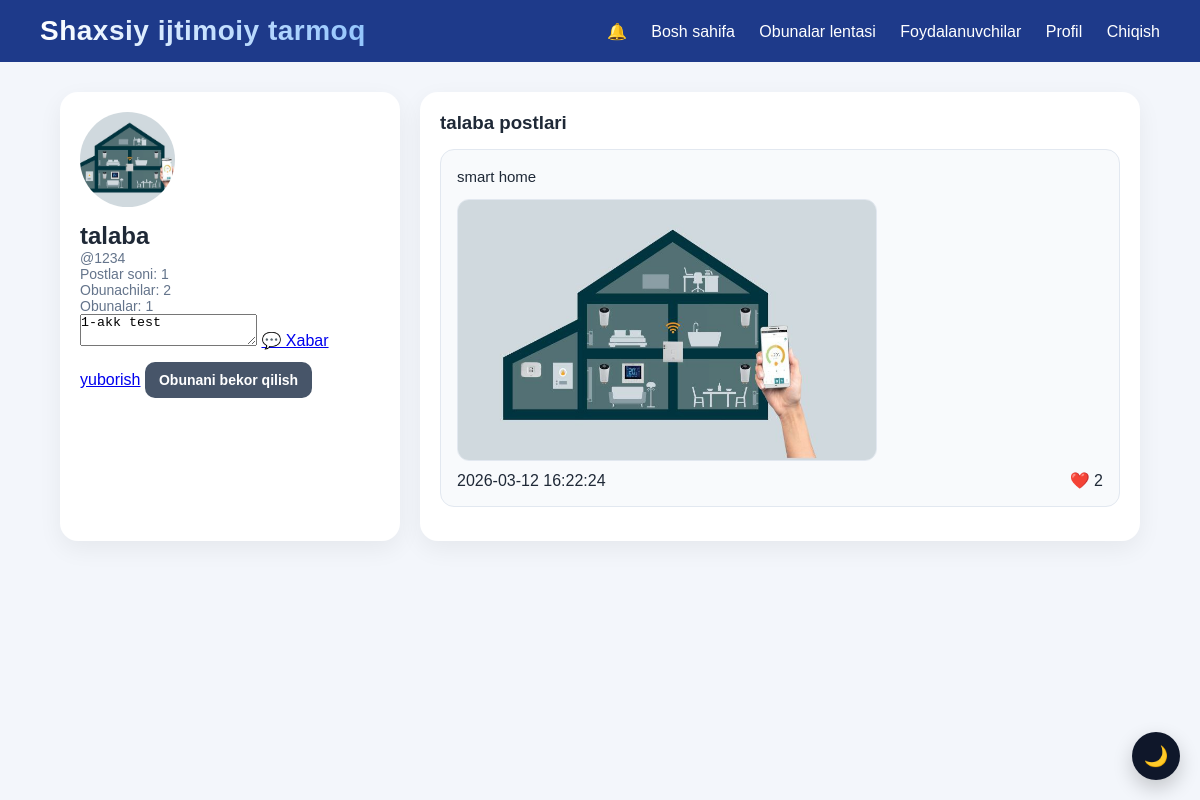
Page /user/3 (signed in) on the committed database.
### tables this page shows
CREATE TABLE users (
            id INTEGER PRIMARY KEY AUTOINCREMENT,
            fullname TEXT NOT NULL,
            username TEXT NOT NULL UNIQUE,
            password TEXT NOT NULL,
            bio TEXT DEFAULT '',
            birth_date TEXT DEFAULT '',
            info TEXT DEFAULT '',
            avatar TEXT DEFAULT ''
        );

CREATE TABLE posts (
            id INTEGER PRIMARY KEY AUTOINCREMENT,
            user_id INTEGER NOT NULL,
            content TEXT DEFAULT '',
            image TEXT DEFAULT '',
            created_at TEXT NOT NULL,
            FOREIGN KEY (user_id) REFERENCES users (id)
        );

### app.py (the view)
@app.route("/user/<int:user_id>")
def view_user(user_id):
    if "user_id" not in session:
        return redirect(url_for("login"))
    conn = get_db_connection()
    user = conn.execute(
        "SELECT * FROM users WHERE id = ?",
        (user_id,)
    ).fetchone()
    if user is None:
        conn.close()
        flash("Foydalanuvchi topilmadi.", "error")
        return redirect(url_for("users"))
    user_posts = conn.execute("""
        SELECT posts.*,
               (SELECT COUNT(*) FROM likes WHERE likes.post_id = posts.id) AS like_count
        FROM posts
        WHERE user_id = ?
        ORDER BY id DESC
    """, (user_id,)).fetchall()
    followers_count = conn.execute(
        "SELECT COUNT(*) AS total FROM follows WHERE following_id = ?",
        (user_id,)
    ).fetchone()["total"]
    following_count = conn.execute(
        "SELECT COUNT(*) AS total FROM follows WHERE follower_id = ?",
        (user_id,)
    ).fetchone()["total"]
    is_following = conn.execute(
        "SELECT 1 FROM follows WHERE follower_id = ? AND following_id = ?",
        (session["user_id"], user_id)
    ).fetchone()
    conn.close()
    return render_template(
        "view_user.html",
        user=user,
        user_posts=user_posts,
        followers_count=followers_count,
        following_count=following_count,
        is_following=is_following is not None
    )

### app.py (called while the page is built)
def get_db_connection():
    conn = sqlite3.connect(DB_NAME)
    conn.row_factory = sqlite3.Row
    return conn

### templates/view_user.html (shortened to what this page needs)
{% extends 'base.html' %}
{% block content %}
<div class="profile-layout">
    <div class="profile-main-card">
        <div class="avatar-upload-box">
            {% if user['avatar'] %}
                <img src="{{ url_for('static', filename='uploads/avatars/' + user['avatar']) }}"
                     class="profile-avatar-img" alt="avatar">
            {% else %}
                <div class="avatar large">{{ user['fullname'][0] }}</div>
            {% endif %}
        </div>
        <h2>{{ user['fullname'] }}</h2>
        <p class="username">@{{ user['username'] }}</p>
        <p class="post-count">Postlar soni: {{ user_posts|length }}</p>
        <p class="post-count">Obunachilar: {{ followers_count }}</p>
        <p class="post-count">Obunalar: {{ following_count }}</p>
        {% if user['bio'] %}
            <textarea readonly>{{ user['bio'] }}</textarea>
        {% endif %}
        {% if session['user_id'] != user['id'] %}
        <a href="{{ url_for('chat', user_id=user['id']) }}" class="chat-btn">💬 Xabar yuborish</a>
        <a href="{{ url_for('follow_user', user_id=user['id']) }}"
           class="follow-btn {% if is_following %}following{% endif %}">
            {% if is_following %}
                Obunani bekor qilish
            {% else %}
                Obuna bo‘lish
            {% endif %}
        </a>
        {% endif %}
    </div>
    <div class="profile-posts-card">
        <h3>{{ user['fullname'] }} postlari</h3>
        {% for post in user_posts %}
        <div class="post-card">
            {% if post['content'] %}
                <p class="post-content">{{ post['content'] }}</p>
            {% endif %}
            {% if post['image'] %}
                <img src="{{ url_for('static', filename='uploads/posts/' + post['image']) }}"
                     class="post-image" alt="post image">
            {% endif %}
            <div class="post-footer">
                <span>{{ post['created_at'] }}</span>
                <span>❤️ {{ post['like_count'] }}</span>
            </div>
        </div>
        {% else %}
        <div class="empty-box">Bu foydalanuvchi hali post joylamagan.</div>
        {% endfor %}
    </div>
</div>
{% endblock %}

### static/style.css (style rules this page uses)
* { margin: 0; padding: 0; box-sizing: border-box; }
body { font-family: Arial, sans-serif; background: #f3f6fb; color: #1f2937; }
.profile-main-card, .profile-posts-card { background: white; border-radius: 18px; padding: 20px; box-shadow: 0 8px 25px rgba(0,0,0,0.06); }
.avatar-img, .profile-avatar-mini, .profile-avatar-img { border-radius: 50%; object-fit: cover; }
.profile-avatar-img { width: 95px; height: 95px; display: block; }
.post-form-box h3, .feed-panel h2, .profile-posts-card h3 { margin-bottom: 15px; }
.post-card { background: #f8fafc; border: 1px solid #e2e8f0; border-radius: 14px; padding: 16px; margin-bottom: 14px; }
.post-header span, .post-time, .username, .post-count, .file-name-text { color: #64748b; font-size: 14px; }
.post-content { font-size: 15px; line-height: 1.5; margin-bottom: 10px; white-space: pre-wrap; }
.post-image { width: 100%; max-width: 420px; border-radius: 12px; margin-top: 10px; border: 1px solid #e2e8f0; display: block; }
.profile-layout { display: grid; grid-template-columns: 340px 1fr; gap: 20px; }
.avatar-upload-box { text-align: center; margin-bottom: 15px; }
.post-footer { display: flex; justify-content: space-between; align-items: center; gap: 10px; margin-top: 10px; }
.profile-avatar-img { width: 95px; height: 95px; border-radius: 50%; object-fit: cover; }
.follow-btn { display: inline-block; margin-top: 12px; background: #2563eb; color: white; text-decoration: none; padding: 10px 14px; border-radius: 10px; font-size: 14px; font-weight: bold; }
.follow-btn.following { background: #475569; }

### rows in the picture
users: avatar (picture), fullname "talaba", username "1234", bio "1-akk test"
posts: content "smart home", image (picture), created_at "2026-03-12 16:22:24", like_count "2"

### other values in the picture
{{ user_posts|length }} "1"
{{ followers_count }} "2"
{{ following_count }} "1"
